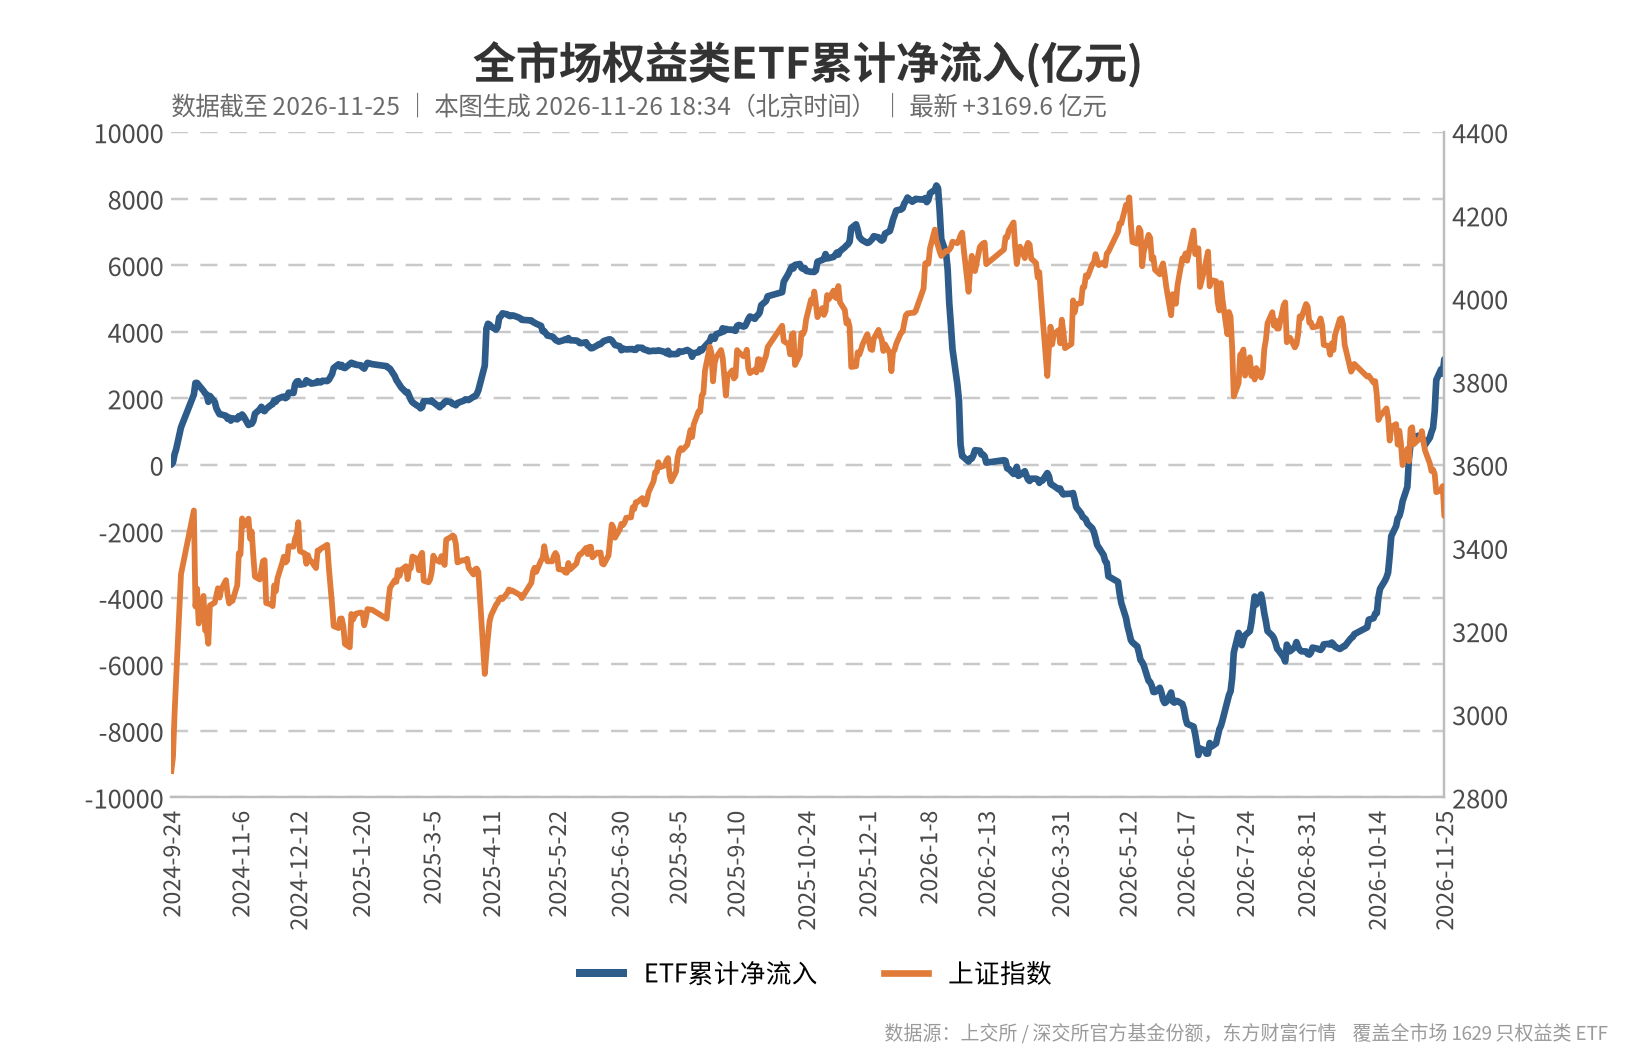

Write Python code to recreate this figure.
# -*- coding: utf-8 -*-
"""按参考图样式渲染：全市场权益类ETF累计净流入(亿元) + 上证指数（双轴折线图）"""
import matplotlib
matplotlib.use("Agg")
import matplotlib.pyplot as plt
import matplotlib.dates as mdates
from matplotlib import font_manager
from matplotlib.lines import Line2D
from datetime import datetime, timedelta

BLUE = "#2E5C8A"
ORANGE = "#E07B39"

_FONT = None


def pick_font():
    global _FONT
    if _FONT:
        return _FONT
    for name in ["Noto Sans CJK SC", "Noto Sans SC", "Noto Sans CJK JP",
                 "Source Han Sans SC", "WenQuanYi Zen Hei", "Microsoft YaHei", "SimHei"]:
        try:
            font_manager.findfont(name, fallback_to_default=False)
            _FONT = name
            return name
        except Exception:
            continue
    _FONT = "sans-serif"
    return _FONT


def render(points, index_series, out_path,
           title="全市场权益类ETF累计净流入(亿元)",
           note=None, legend1="ETF累计净流入", legend2="上证指数", caption=None):
    """points: [{'d':'2024-09-24','v':0.0}, ...]   index_series: [('2024-09-24', 2863.13), ...]"""
    plt.rcParams["font.family"] = pick_font()
    plt.rcParams["axes.unicode_minus"] = False

    xs = [datetime.strptime(p["d"], "%Y-%m-%d") for p in points]
    ys = [p["v"] for p in points]
    if len(xs) == 1:                      # 只有一天时补一个前值，避免 xlim 退化
        xs = [xs[0] - timedelta(days=1)] + xs
        ys = [ys[0]] + ys

    fig, ax = plt.subplots(figsize=(10.2, 6.6), dpi=160)
    fig.subplots_adjust(left=0.105, right=0.885, top=0.875, bottom=0.245)

    ax.plot(xs, ys, color=BLUE, linewidth=3.0, solid_capstyle="round", zorder=5)
    ax.tick_params(axis="y", colors="#4A4A4A", labelsize=11.5, length=0)
    ax.grid(axis="y", linestyle=(0, (7, 5)), linewidth=1.1, color="#C9C9C9", zorder=0)
    ax.set_axisbelow(True)
    for s in ["top", "right", "left"]:
        ax.spines[s].set_visible(False)
    ax.spines["bottom"].set_color("#BDBDBD")
    ax.spines["bottom"].set_linewidth(1.1)

    # ---- X 轴：按实际交易日等距抽 ~20 个刻度，标签用该日真实日期 ----
    n = len(xs)
    step = max(1, n // 20)
    idx = list(range(0, n, step))
    if idx and idx[-1] != n - 1:          # 末位刻度必须落在最后一个交易日
        if n - 1 - idx[-1] < step * 0.6:  # 太近则替换，避免标签重叠
            idx[-1] = n - 1
        else:
            idx.append(n - 1)
    pos, labs = [], []
    for i in idx:
        pos.append(xs[i])
        labs.append("%d-%d-%d" % (xs[i].year, xs[i].month, xs[i].day))
    ax.set_xticks(pos)
    ax.set_xticklabels(labs, rotation=90, fontsize=10.5, color="#4A4A4A")
    ax.tick_params(axis="x", length=0, pad=6)
    ax.set_xlim(xs[0], xs[-1])

    # ---- 右轴：上证指数 ----
    ax2 = ax.twinx()
    if index_series:
        ax2.plot([datetime.strptime(d, "%Y-%m-%d") for d, _ in index_series],
                 [v for _, v in index_series], color=ORANGE, linewidth=2.6, zorder=4)
    ax2.tick_params(axis="y", colors="#4A4A4A", labelsize=11.5, length=0)
    for s in ["top", "left", "bottom"]:
        ax2.spines[s].set_visible(False)
    ax2.spines["right"].set_color("#BDBDBD")
    ax2.spines["right"].set_linewidth(1.1)

    # ---- 坐标轴范围按参考图固定：左轴 ±10000（步长 2000），右轴 2800~4400（步长 200） ----
    from matplotlib.ticker import MultipleLocator, FuncFormatter
    ax.set_ylim(-10000, 10000)
    ax.yaxis.set_major_locator(MultipleLocator(2000))
    ax.yaxis.set_major_formatter(FuncFormatter(lambda v, p: "%d" % v))
    ax2.set_ylim(2800, 4400)
    ax2.yaxis.set_major_locator(MultipleLocator(200))
    ax2.yaxis.set_major_formatter(FuncFormatter(lambda v, p: "%d" % v))

    ax.set_title(title, fontsize=19.5, fontweight="bold", color="#333333", pad=24)

    # ---- 顶部左上角：数据截至日 + 生成时间 + 最新值，便于确认是否已更新 ----
    if caption:
        fig.text(0.105, 0.912, caption, ha="left", va="top",
                 fontsize=11, color="#6A6A6A")

    fig.legend(handles=[Line2D([0], [0], color=BLUE, linewidth=3.6, label=legend1),
                        Line2D([0], [0], color=ORANGE, linewidth=3.0, label=legend2)],
               loc="lower center", bbox_to_anchor=(0.5, 0.045), ncol=2,
               frameon=False, fontsize=11.5, handlelength=1.7, columnspacing=2.6)

    if note:
        fig.text(0.985, 0.012, note, ha="right", va="bottom", fontsize=8.5, color="#9A9A9A")

    fig.savefig(out_path, facecolor="white")
    plt.close(fig)
    return out_path
